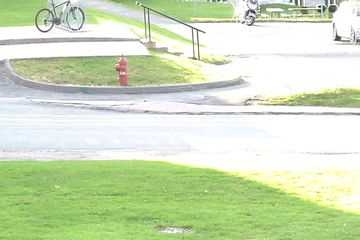
#> input picture lab2_Foreground_object_detection/pedestrians/input/in000016.jpg, 360 x 240 px, given in place of in000300.jpg, which was not available; the run also reads 1 picture not shown here
$ python med_mean.py   (older library calls are emulated)
#> lines starting #> are read from the running program, lines starting #| are printed output that depends on the picture; after the words box and inside, x2 and y2 are one past the last pixel; in counts of white or black regions, pixels touching at a corner belong together; pictures that were not available may be replaced by others from this repository, and a replacement may not be noted
import cv2
import numpy as np

f =open('pedestrians/temporalROI.txt','r')       # otwarcie pliku
#> (reads lab3_Sigma_Delta_Object_detection/pedestrians/temporalROI.txt from the repository)
line = f.readline()
# odczyt lini
roi_start, roi_end = line.split()
# rozbicie lini na poszczegolneframgenty tesktu
roi_start =int(roi_start)
# konwersja na int
roi_end =int(roi_end)

#Liczniki
TP_mean = 0
FN_mean = 0
FP_mean = 0

TP_median = 0
FN_median  = 0
FP_median  = 0
# TN = 0

N = 60
iN = 0
XX = 360
YY = 240
BUF = np.zeros((YY, XX, N), np.uint8)

I = cv2.imread('pedestrians/input/in%06d.jpg' %roi_start)
#> I is the input picture: shape (240, 360, 3); mean B, G, R 188.4, 222.7, 207.7
IG_t = cv2.cvtColor(I, cv2.COLOR_BGR2GRAY)
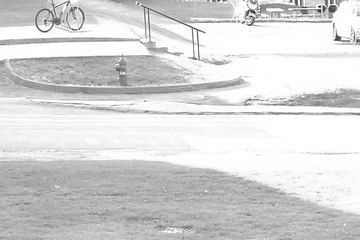
#> IG_t: shape (240, 360); min 30, max 255, mean 214.3
for i in range(roi_start, roi_end, 1):
    I = cv2.imread('pedestrians/input/in%06d.jpg' % i)
    IG_t2 = cv2.cvtColor(I, cv2.COLOR_BGR2GRAY)

    BUF[:, :, iN] = IG_t2
    iN += 1
    if iN == 60:
        iN = 0

    I_mean = np.uint8(np.mean(BUF, axis=2))
    I_mean_diff = cv2.absdiff(I_mean, IG_t2)
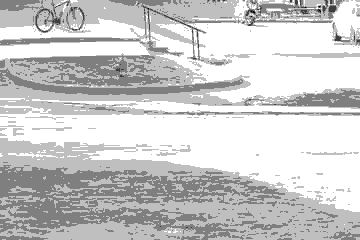
#> I_mean: shape (240, 360); min 0, max 4, mean 3.19; drawn with min black and max white
    B_mean = cv2.threshold(I_mean_diff, 30, 255, cv2.THRESH_BINARY)
    B_mean = B_mean[1]
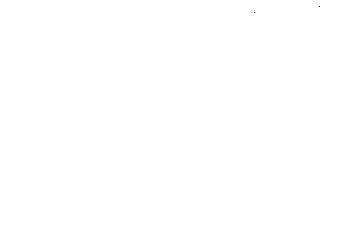
#> B_mean: shape (240, 360); 100% white; black in thin lines or dots, all inside (x1, y1, x2, y2) = (254, 6, 320, 13)
    kernel_mean = np.ones((3, 3), np.uint8)
    erosion_mean = cv2.erode(B_mean, kernel_mean , iterations=1)
#> erosion_mean: shape (240, 360); 100% white; black in thin lines or dots, all inside (x1, y1, x2, y2) = (253, 5, 321, 14)
    dilation_mean = cv2.dilate(erosion_mean , kernel_mean , iterations=1)

    medianBlur_img_mean = cv2.medianBlur(dilation_mean ,5)
#> medianBlur_img_mean: shape (240, 360); every value is 255
    cv2.imshow("I1_mean", medianBlur_img_mean)

    cv2.waitKey(1)

    retval_mean, labels_mean, stats_mean, centroids_mean = cv2.connectedComponentsWithStats(medianBlur_img_mean)
#> labels_mean: shape (240, 360) int32; every value is 1
#> retval_mean = 2; stats_mean = [[-1, 2147483647, 0, 0, 0], [0, 0, 360, 240, 86400]]; centroids_mean = [[nan, nan], [179.5, 119.5]]
    cv2.imshow("Labels_mean", np.uint8(labels_mean / stats_mean.shape[0] * 255))
    if (stats_mean.shape[0] > 1):  # czy sa jakies obiekty
        tab_mean = stats_mean[1:,4] # wyciecie 4 kolumny bez pierwszego elementu
#> tab_mean = [86400]
        pi_mean = np.argmax( tab_mean )# znalezienie indeksu najwiekszego elementu
#> pi_mean = 0
        pi_mean = pi_mean + 1 # inkrementacja bo chcemy indeks w stats, a nie w tab
#> pi_mean = 1
        # wyrysownie bbox
        cv2.rectangle(I,(stats_mean[pi_mean,0],stats_mean[pi_mean,1]),(stats_mean[pi_mean,0]+stats_mean[pi_mean,2],stats_mean[pi_mean,1]+stats_mean[pi_mean,3]),(255,0,0),2)
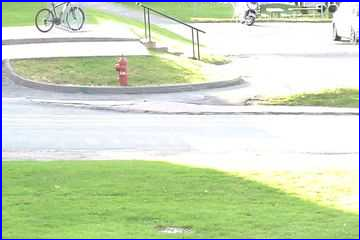
#> I: shape (240, 360, 3); 2.07% of pixels changed, all inside (x1, y1, x2, y2) = (0, 0, 360, 240)
        # wypisanie informacji o polu i numerze najwiekszego elementu
        cv2.putText(I,"%f" % stats_mean[pi_mean,4],(stats_mean[pi_mean,0],stats_mean[pi_mean,1]),cv2.FONT_HERSHEY_SIMPLEX,0.5,(255,0,0))
        cv2.putText(I,"%d" %pi_mean,(np.int(centroids_mean[pi_mean,0]),np.int(centroids_mean[pi_mean,1])),cv2.FONT_HERSHEY_SIMPLEX,1,(255,0,0))
#> I: shape (240, 360, 3); 0.03% of pixels changed, all inside (x1, y1, x2, y2) = (185, 98, 191, 120)
    cv2.imshow("I color_mean", I)

    I_median = np.uint8(np.median(BUF, axis=2))
    I_median_diff = cv2.absdiff(I_median, IG_t2)
#> I_median: shape (240, 360); every value is 0
    B_median = cv2.threshold(I_median_diff, 12, 255, cv2.THRESH_BINARY)
    B_median = B_median[1]
    kernel_median = np.ones((3, 3), np.uint8)
    erosion_median = cv2.erode(B_median, kernel_median, iterations=1)
    dilation_median = cv2.dilate(erosion_median, kernel_median, iterations=1)

    medianBlur_img_median = cv2.medianBlur(dilation_median, 5)
    cv2.imshow("I1_median", medianBlur_img_median)

    retval_median, labels_median, stats_median, centroids_median = cv2.connectedComponentsWithStats(medianBlur_img_median)
#> retval_median = 2; stats_median has the same summary as stats_mean; centroids_median = [[nan, nan], [179.5, 119.5]]
    cv2.imshow("Labels_median", np.uint8(labels_median / stats_median.shape[0] * 255))
    if (stats_median.shape[0] > 1):  # czy sa jakies obiekty
        tab_median = stats_median[1:,4] # wyciecie 4 kolumny bez pierwszego elementu
#> tab_median = [86400]
        pi_median = np.argmax( tab_median )# znalezienie indeksu najwiekszego elementu
#> pi_median = 0
        pi_median = pi_median + 1 # inkrementacja bo chcemy indeks w stats, a nie w tab
#> pi_median = 1
        # wyrysownie bbox
        cv2.rectangle(I,(stats_median[pi_median,0],stats_median[pi_median,1]),(stats_median[pi_median,0]+stats_median[pi_median,2],stats_median[pi_median,1]+stats_median[pi_median,3]),(255,0,0),2)
        # wypisanie informacji o polu i numerze najwiekszego elementu
        cv2.putText(I,"%f" % stats_median[pi_median,4],(stats_median[pi_median,0],stats_median[pi_median,1]),cv2.FONT_HERSHEY_SIMPLEX,0.5,(255,0,0))
        cv2.putText(I,"%d" %pi_median,(np.int(centroids_median[pi_median,0]),np.int(centroids_median[pi_median,1])),cv2.FONT_HERSHEY_SIMPLEX,1,(255,0,0))

    cv2.imshow("I color_median", I)
    IG_t = IG_t2

    GTB = cv2.imread('pedestrians/groundtruth/gt%06d.png' %i)
    GTB_G = cv2.cvtColor(GTB, cv2.COLOR_BGR2GRAY)

    #iloczyn logiczny odpowiednich elementow macierzy
    TP_M_mean = np.logical_and(( medianBlur_img_mean == 255), (GTB_G == 255))
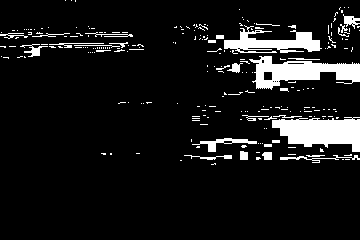
#> TP_M_mean: shape (240, 360) bool; 9.2% white; 240 white regions (209 under 20 px), largest, box (x1, y1, x2, y2) and area: (272, 117, 360, 152) 2086, (249, 56, 360, 90) 1907, (224, 25, 322, 53) 1278
    FN_M_mean = np.logical_and((medianBlur_img_mean == 0), (GTB_G == 255))
    FP_M_mean = np.logical_and((medianBlur_img_mean == 255), (GTB_G != 255))

    TP_S_mean = np.sum(TP_M_mean)
#> TP_S_mean = 7923
    FN_S_mean = np.sum(FN_M_mean)
#> FN_S_mean = 0
    FP_S_mean = np.sum(FP_M_mean)
#> FP_S_mean = 78477

    # suma elementow w macierzy
    TP_mean = TP_mean + TP_S_mean
#> TP_mean = 7923
    FN_mean = FN_mean + FN_S_mean
#> FN_mean = 0
    FP_mean = FP_mean + FP_S_mean
#> FP_mean = 78477

    # iloczyn logiczny odpowiednich elementow macierzy
    TP_M_median = np.logical_and(( medianBlur_img_median == 255), (GTB_G == 255))
    FN_M_median = np.logical_and((medianBlur_img_median == 0), (GTB_G == 255))
    FP_M_median = np.logical_and((medianBlur_img_median == 255), (GTB_G != 255))

    TP_S_median = np.sum(TP_M_median)
#> TP_S_median = 7923
    FN_S_median = np.sum(FN_M_median)
#> FN_S_median = 0
    FP_S_median = np.sum(FP_M_median)
#> FP_S_median = 78477

    # suma elementow w macierzy
    TP_median = TP_median + TP_S_median
#> TP_median = 7923
    FN_median = FN_median + FN_S_median
#> FN_median = 0
    FP_median = FP_median + FP_S_median
#> FP_median = 78477
#> (the run stopped early here; a loop or call above may not have finished)
